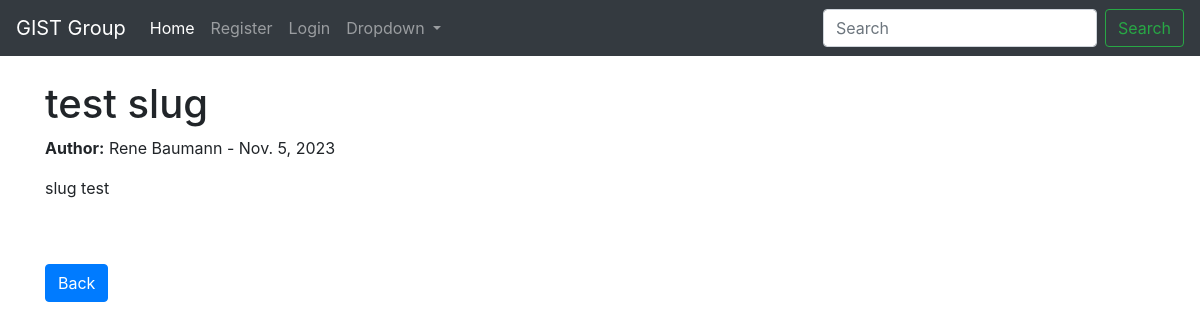
Page /blog/post/22/ on the committed database.
### blog/models.py (models this page shows, shortened)
class BlogPost(models.Model):
    title = models.CharField(max_length=200) # Title of the blog post
    content = models.TextField() # Content of the blog post
    author = models.ForeignKey(User, on_delete=models.CASCADE) # ForeignKey relationship with User model as the admin
    publication_date = models.DateField(auto_now_add=True) # Date the blog post was published
    category = models.CharField(max_length=200, default='news') # Category of the blog post

### blog/views.py (the view)
# urls.py: path('post/<int:pk>/', BlogPostDetailView.as_view(), name='post_detail'), # URL for displaying a single blog post
class BlogPostDetailView(DetailView):
    model = BlogPost
    template_name = 'post_detail.html'
    context_object_name = 'post' # Specify the variable name in the template context for the single post.

### blog/templates/post_detail.html (shortened to what this page needs)
{% extends 'base.html' %}
{% block content %}
<!DOCTYPE html>
<html lang="en">
<head>
</head>
<body>
    <h1>{{ post.title }}</h1>
    <p>
        <strong>Author:</strong> {{ post.author.first_name }} {{ post.author.last_name }} -
        {{ post.publication_date }}
    <p>{{ post.content }}</p>
    <br/><br/>
    <a href="{% url 'index' %}" class="btn btn-primary">Back</a>
</body>
</html>
{% endblock %}

### rows in the picture
BlogPost: title "test slug", author.first_name "Rene", author.last_name "Baumann", publication_date "Nov. 5, 2023", content "slug test"
